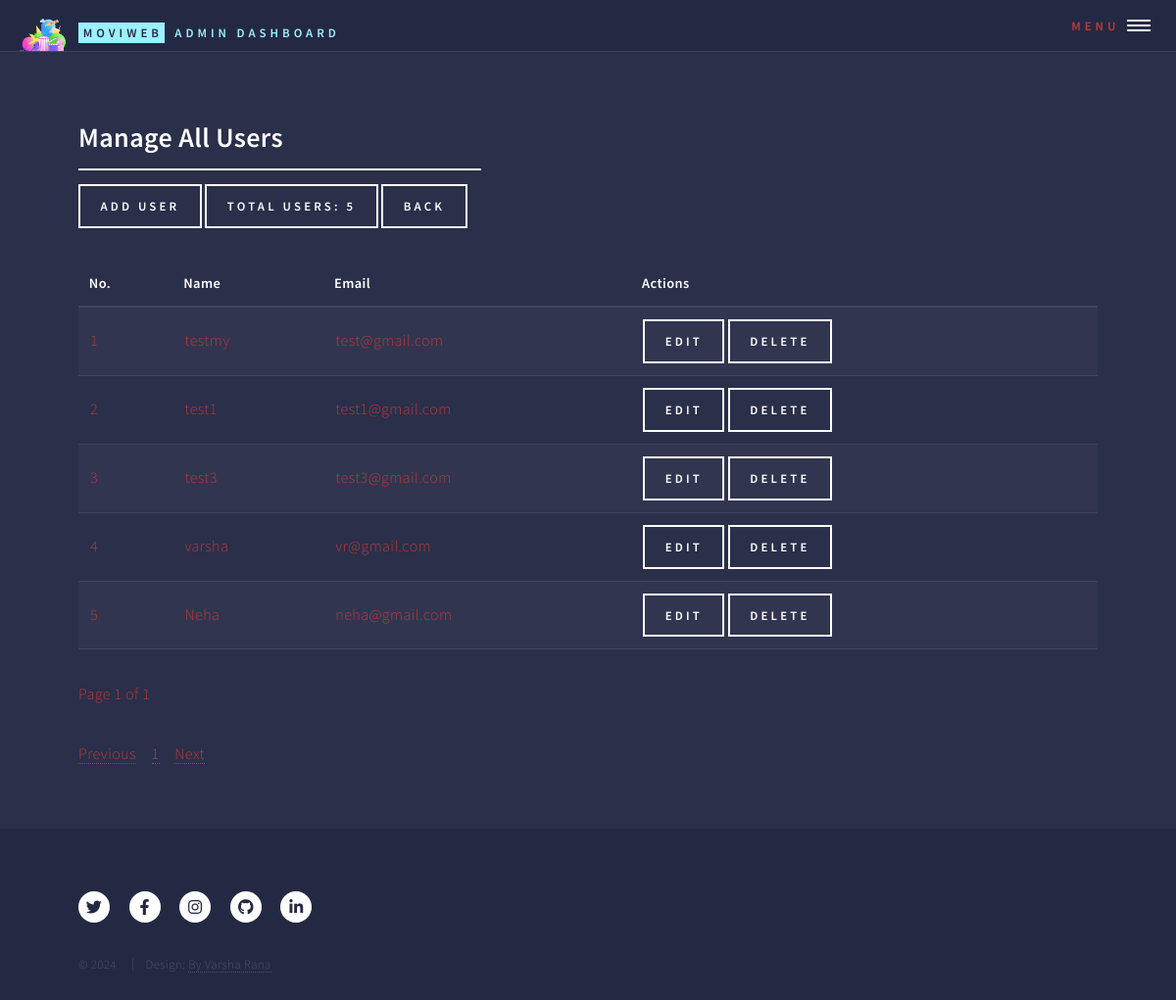
/admin/manage_all_users (signed in), run on an earlier commit of the app's database.
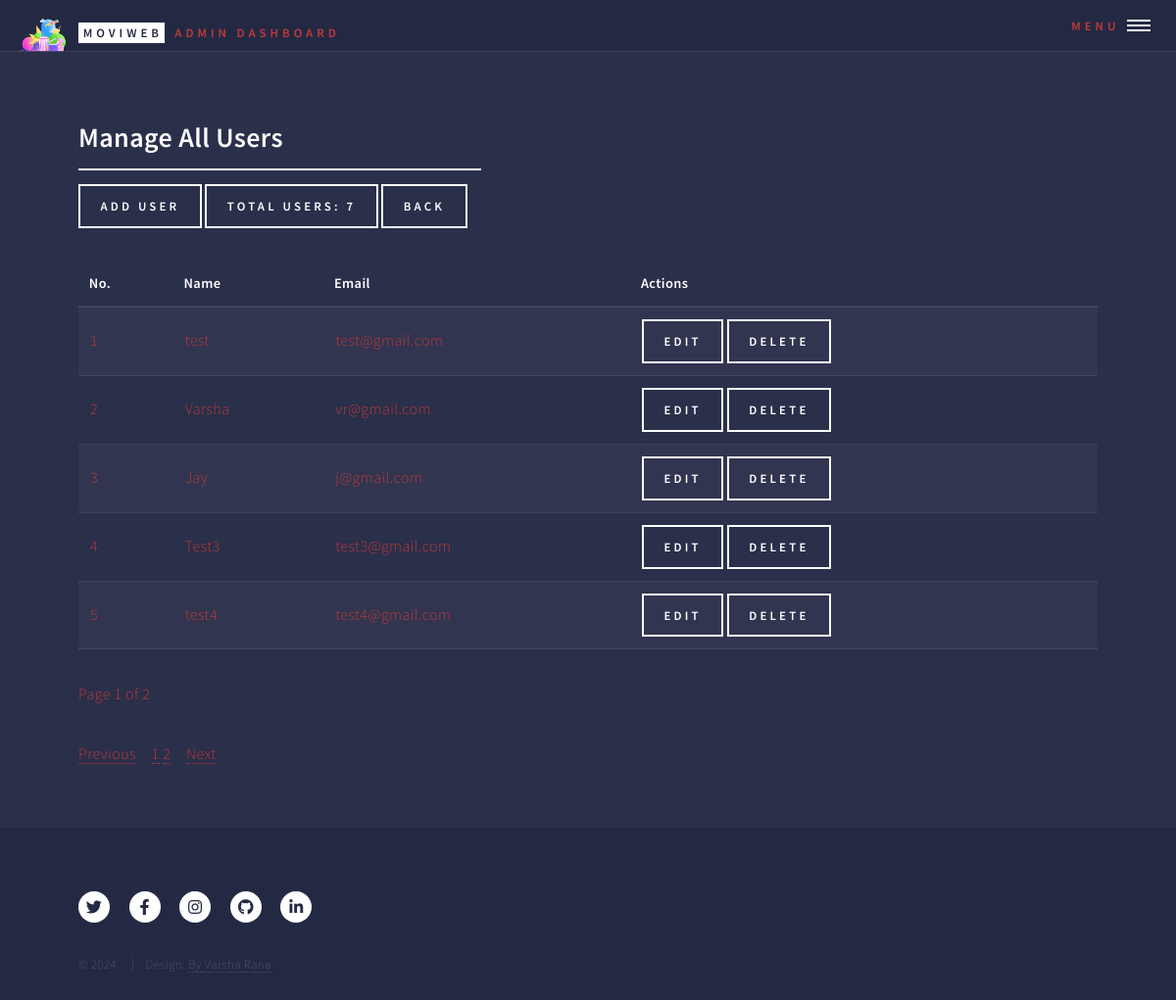
And on a later commit of the database.
### models.py (models this page shows, shortened)
class User(db.Model):
    __tablename__ = 'user'
    id = db.Column(db.Integer, primary_key=True)
    name = db.Column(db.String(100), nullable=False)
    email = db.Column(db.String(120), unique=True, nullable=False)
    password = db.Column(db.String(200), nullable=False)
    gender = db.Column(db.String(10), nullable=True)  # Optional field for gender
    profile_picture = db.Column(db.String(200), nullable=True)  # Optional field for profile picture URL
    password_update_date = db.Column(db.DateTime, nullable=True)
    join_date = db.Column(db.DateTime, default=db.func.current_timestamp())
    movies = db.relationship('Movie', backref='user', lazy=True)
    favorites = db.relationship('Favorite', back_populates='user', lazy=True)
    admin_id = db.Column(db.Integer, db.ForeignKey('admin.id'), nullable=True)

### blueprints/admin.py (the view)
@admin_bp.route('/manage_all_users')
def manage_all_users():
    if 'admin_id' not in session:
        session.clear()
        current_cache = current_app.extensions['cache']
        if current_cache and hasattr(current_cache, 'clear'):
            current_cache.clear()
        return redirect(url_for('login'))
    admin_id = session['admin_id']
    admin = Admin.query.get(admin_id)
    num_users = User.query.count()
    page = request.args.get('page', 1, type=int)
    per_page = 5  # Set how many users to display per page
    users = User.query.paginate(page=page, per_page=per_page)
    if request.headers.get('X-Requested-With') == 'XMLHttpRequest':
        return render_template('partials/manage_all_users_content.html', users=users)
    return render_template('manage_all_users.html',
                           num_users=num_users,
                           users=users,
                           admin=admin)

### templates/admin/manage_all_users.html (shortened to what this page needs)
<!DOCTYPE HTML>
<html>
<head>
    <link rel="stylesheet" href="../../static/css/main.css"/>
</head>
<body class="is-preload">
<div id="wrapper">
    <header id="header" class="alt">
        {% include 'partials/admin_header.html' %}
    </header>
    <div id="main">
        <section id="users">
            <div class="inner">
                <header class="major">
                    <h2>Manage All Users </h2>
                    <a href="{{ url_for('admin_bp.add_user') }}" class="button">Add User</a>
                    <label class="button">Total Users: {{ num_users }}</label>
                    <a href="{{ url_for('admin_bp.manage_users') }}" class="button">Back</a>
                </header>
                {% include 'partials/manage_all_users_content.html' %}
            </div>
        </section>
    </div>
    <footer id="footer">
        {% include 'partials/movie_web_app_footer.html' %}
    </footer>
</div>
</body>
</html>

### templates/partials/manage_all_users_content.html (shortened to what this page needs)
<div id="user-table-container">
    <table id="user-table">
        <thead>
        <tr>
            <th>No.</th>
            <th>Name</th>
            <th>Email</th>
            <th>Actions</th>
        </tr>
        </thead>
        <tbody>
        {% set start_no = (users.page - 1) * users.per_page + 1 %}
        {% for user in users.items %}
        <tr>
            <td>{{ start_no + loop.index0 }}</td>
            <td>{{ user.name }}</td>
            <td>{{ user.email }}</td>
            <td>
                <a href="{{ url_for('admin_bp.edit_user', user_id=user.id) }}" class="button">Edit</a>
                <form action="{{ url_for('admin_bp.delete_user', user_id=user.id) }}" method="post" onsubmit="return confirmDeletion()"
                      style="display:inline;">
                    <input type="submit" value="Delete" class="button"/>
                </form>
            </td>
        </tr>
        {% endfor %}
        </tbody>
    </table>
    <p>Page {{ users.page }} of {{ users.pages }}</p>
</div>
<div id="pagination-container-manage_all-users">
    <nav aria-label="Page navigation">
        <ul class="pagination">
            {% if users.has_prev %}
            <li class="page-item">
                <a class="page-link" href="{{ url_for('admin_bp.manage_all_users', page=users.prev_num) }}">Previous</a>
            </li>
            {% else %}
            <li class="page-item disabled">
                <a class="page-link" href="#">Previous</a>
            </li>
            {% endif %}
            {% for page_num in users.iter_pages() %}
            {% if page_num %}
            <li class="page-item {% if page_num == users.page %}active{% endif %}">
                <a class="page-link" href="{{ url_for('admin_bp.manage_all_users', page=page_num) }}">{{ page_num }}</a>
            </li>
            {% else %}
            <li class="page-item disabled">
                <a class="page-link" href="#">...</a>
            </li>
            {% endif %}
            {% endfor %}
            {% if users.has_next %}
            <li class="page-item">
                <a class="page-link" href="{{ url_for('admin_bp.manage_all_users', page=users.next_num) }}">Next</a>
            </li>
            {% else %}
            <li class="page-item disabled">
                <a class="page-link" href="#">Next</a>
            </li>
            {% endif %}
        </ul>
    </nav>
</div>

What changed in the data, as far as the page shows it:
changed User "test@gmail.com": name "testmy" → "test"
changed User id 2: name "test1" → "Varsha"; email "test1@gmail.com" → "vr@gmail.com"
changed User id 3: name "test3" → "Jay"; email "test3@gmail.com" → "j@gmail.com"
changed User id 4: name "varsha" → "Test3"; email "vr@gmail.com" → "test3@gmail.com"
changed User id 5: name "Neha" → "test4"; email "neha@gmail.com" → "test4@gmail.com"
Also different on the page:
{{ num_users }}: "5" → "7"
{{ users.pages }}: "1" → "2"
new list line: "2"
